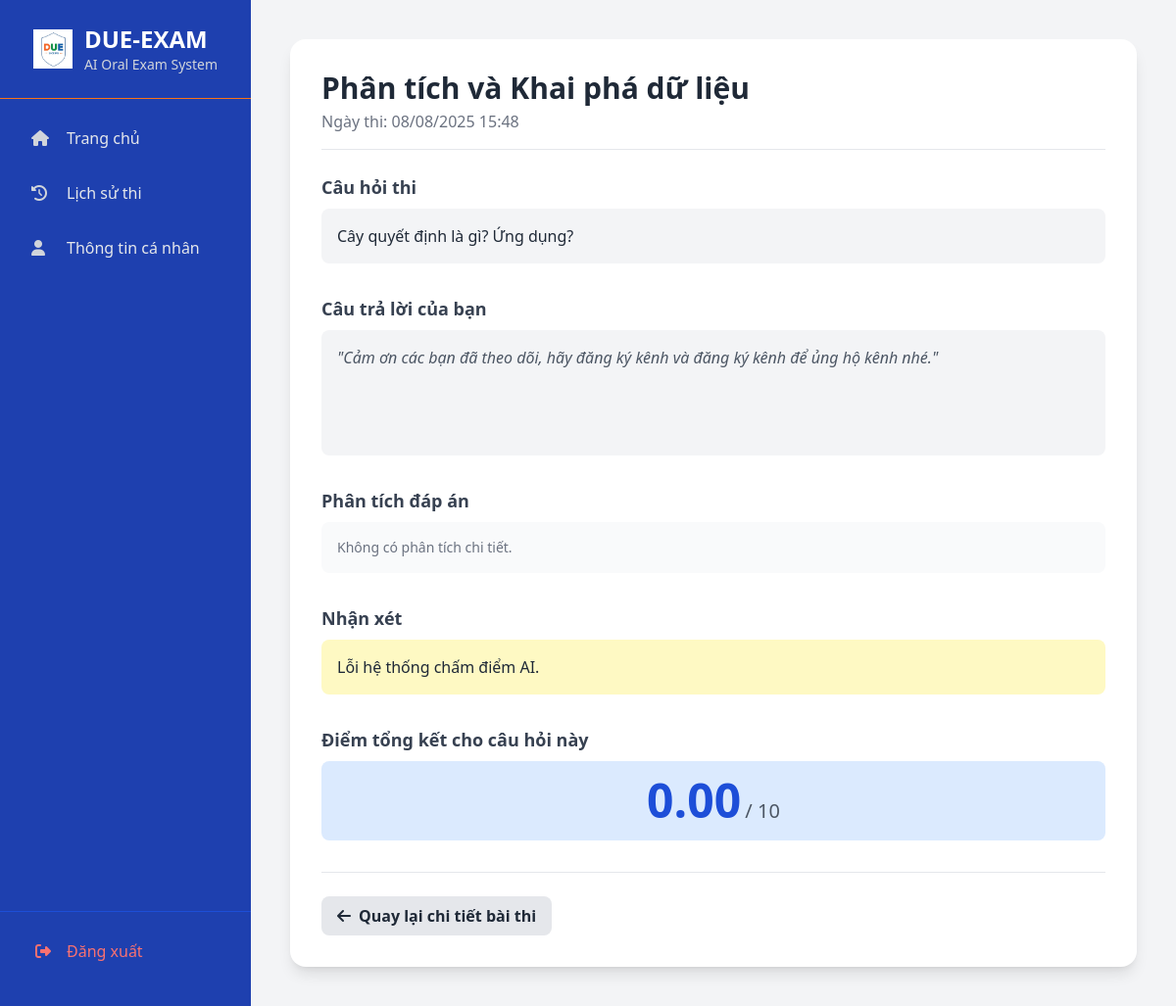
The page /history/result/1/ (signed in) on the database its author committed.
### qna/models.py (models this page shows, shortened)
class ExamResult(models.Model):
    session = models.ForeignKey(ExamSession, on_delete=models.CASCADE, related_name='results')
    question = models.ForeignKey(Question, on_delete=models.CASCADE)
    transcript = models.TextField(verbose_name="Nội dung trả lời")
    score = models.FloatField(verbose_name="Điểm số")
    feedback = models.TextField(verbose_name="Nhận xét của AI", null=True, blank=True)
    analysis = models.JSONField(verbose_name="Phân tích chi tiết", null=True)
    answered_at = models.DateTimeField(auto_now_add=True)

class ExamSession(models.Model):
    user = models.ForeignKey(User, on_delete=models.CASCADE, related_name='exam_sessions')
    subject = models.ForeignKey(Subject, on_delete=models.CASCADE)
    created_at = models.DateTimeField(auto_now_add=True, verbose_name="Ngày thi")
    completed_at = models.DateTimeField(null=True, blank=True, verbose_name="Thời gian hoàn thành")
    questions = models.ManyToManyField(Question, related_name='exam_sessions')
    is_completed = models.BooleanField(default=False)

class Subject(models.Model):
    name = models.CharField(max_length=255, verbose_name="Tên môn học")
    subject_code = models.CharField(max_length=20, unique=True, verbose_name="Mã môn học")
    quiz_data_file = models.CharField(max_length=255, blank=True, null=True, help_text="Ví dụ: data_analysis_quiz.json")

class Question(models.Model):
    subject = models.ForeignKey(Subject, on_delete=models.CASCADE, related_name="questions", verbose_name="Môn học")
    question_text = models.TextField(verbose_name="Nội dung câu hỏi")
    question_id_in_barem = models.CharField(max_length=20, verbose_name="ID câu hỏi trong tệp barem",
                                            help_text="Ví dụ: Q1, Q2...")

### qna/views.py (the view)
# urls.py: path('history/result/<int:result_id>/', views.exam_result_detail_view, name='exam_result_detail'),
@login_required
def exam_result_detail_view(request, result_id):
    exam_result = get_object_or_404(ExamResult, pk=result_id, session__user=request.user)
    context = {
        'exam': exam_result
    }
    return render(request, 'qna/exam_result_detail.html', context)

### qna/templates/qna/exam_result_detail.html (shortened to what this page needs)
{% extends 'base.html' %}
{% load static %}
{% block content %}
<div class="max-w-4xl mx-auto">
    <div class="bg-white p-8 rounded-2xl shadow-lg">
        <div class="border-b pb-4 mb-6">
            <h2 class="text-3xl font-bold text-gray-800">{{ exam.session.subject.name }}</h2>
            <p class="text-gray-500 mt-1">Ngày thi: {{ exam.session.created_at|date:"d/m/Y H:i" }}</p>
        </div>
        <div class="space-y-8">
            <div>
                <h3 class="text-lg font-semibold text-gray-700 mb-2">Câu hỏi thi</h3>
                <p class="text-gray-800 bg-gray-100 p-4 rounded-lg">{{ exam.question.question_text }}</p>
            </div>
            <div>
                <h3 class="text-lg font-semibold text-gray-700 mb-2">Câu trả lời của bạn</h3>
                <p class="text-gray-600 bg-gray-100 p-4 rounded-lg h-32 overflow-y-auto italic">"{{ exam.transcript }}"</p>
            </div>
            <div>
                <h3 class="text-lg font-semibold text-gray-700 mb-2">Phân tích đáp án</h3>
                <div class="p-4 bg-gray-50 rounded-lg space-y-2 text-sm">
                    {% for item in exam.analysis %}
                    <div class="flex items-center">
                        <i class="fas {% if item.matched %}fa-check-circle text-green-600{% else %}fa-times-circle text-red-500{% endif %} w-5 mr-3 flex-shrink-0"></i>
                        <span>{{ item.text }}</span>
                    </div>
                    {% empty %}
                    <p class="text-gray-500">Không có phân tích chi tiết.</p>
                    {% endfor %}
                </div>
            </div>
            <div>
                <h3 class="text-lg font-semibold text-gray-700 mb-2">Nhận xét</h3>
                <p class="text-gray-800 bg-yellow-100 p-4 rounded-lg">{{ exam.feedback|linebreaksbr }}</p>
            </div>
            <div>
                <h3 class="text-lg font-semibold text-gray-700 mb-2">Điểm tổng kết cho câu hỏi này</h3>
                <div class="bg-blue-100 p-4 rounded-lg text-center">
                    <span class="text-5xl font-bold text-blue-700">{{ exam.score|floatformat:2 }}</span>
                    <span class="text-gray-600 text-xl">/ 10</span>
                </div>
            </div>
        </div>
        <div class="mt-8 pt-6 border-t flex justify-between items-center">
            <a href="{% url 'history_detail' exam.session.id %}" class="text-center block bg-gray-200 text-gray-800 font-bold py-2 px-4 rounded-lg hover:bg-gray-300 transition-colors">
                <i class="fas fa-arrow-left mr-2"></i>Quay lại chi tiết bài thi
            </a>
        </div>
    </div>
</div>
{% endblock %}

### rows shown on the page
ExamResult: session.subject.name "Phân tích và Khai phá dữ liệu", session.created_at "08/08/2025 15:48", question.question_text "Cây quyết định là gì? Ứng dụng?", transcript "Cảm ơn các bạn đã theo dõi, hãy đăng ký kênh và đăng ký kênh để ủng hộ kênh nhé.", feedback "Lỗi hệ thống chấm điểm AI.", score "0.00"
